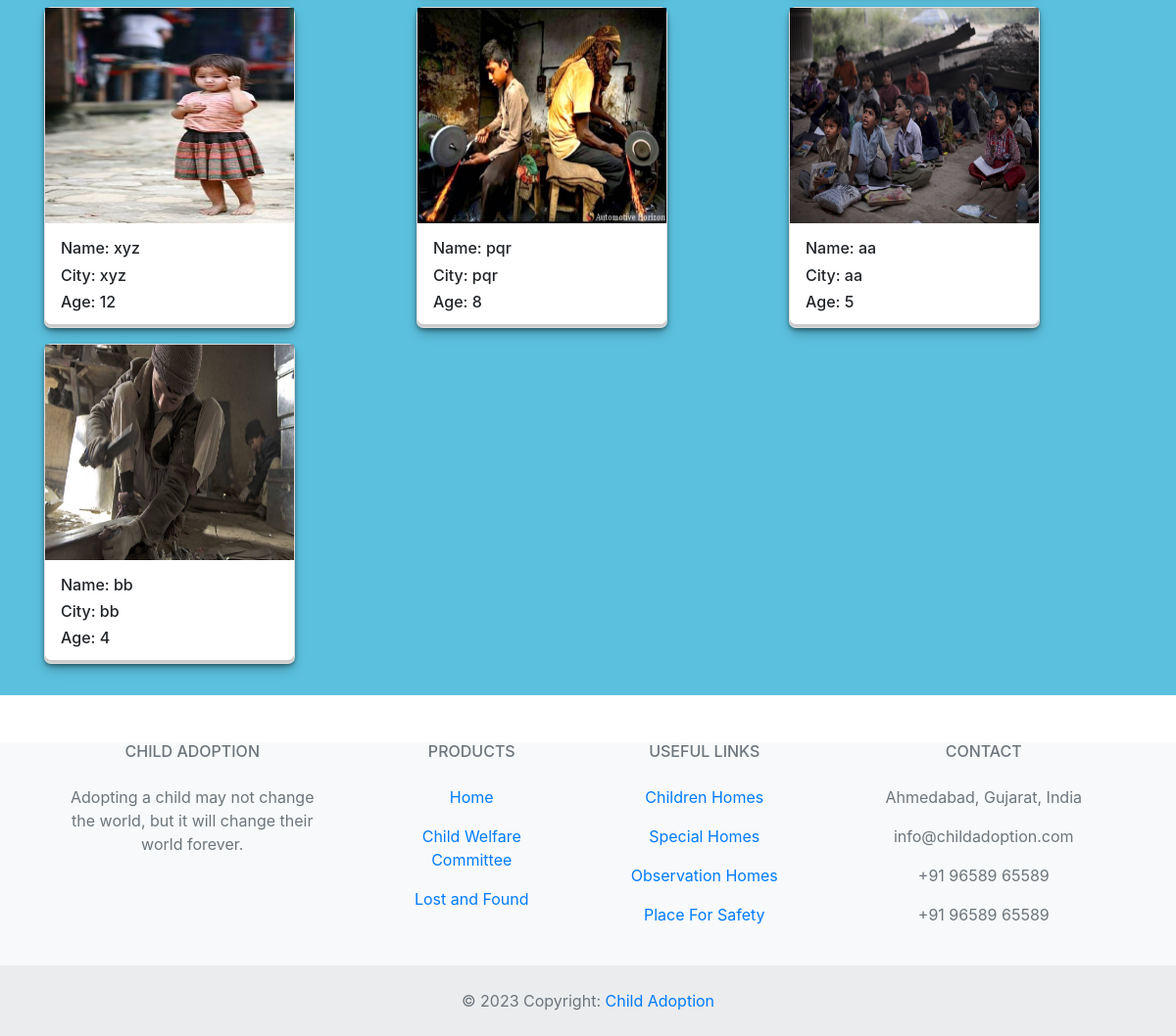
Before: /lostchild/ (lower part) with the older database file.
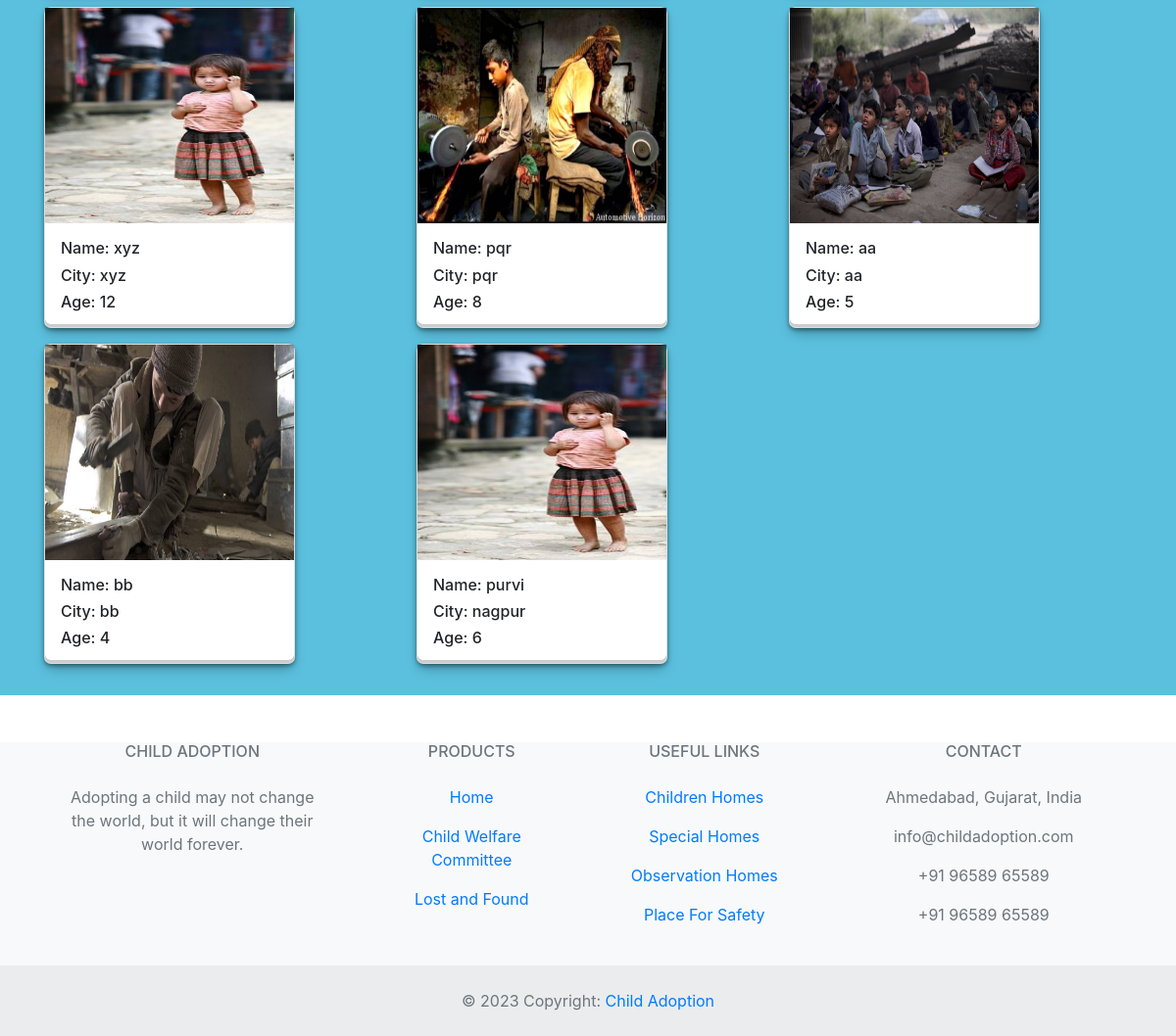
After: the same page with the newer database file.
### child/models.py (models this page shows)
class lostchild(models.Model):
	name=models.CharField(max_length=50)
	cityfound=models.CharField(max_length=50)
	age = models.IntegerField(null=True,blank=True)
	profile_image = models.ImageField(upload_to='lostchild', blank=True, null=True)
	Detail=models.CharField(max_length=100000)
	guardian=models.CharField(max_length=50)
	def __str__(self):
		return self.name

### child/views.py (the view)
# urls.py: path('lostchild/', views.lostChild, name='lostChild'),
def lostChild(request):
	info=lostchild.objects.all()
	childName = request.GET.get('childName')
	if childName:
		info = lostchild.objects.filter(Q(name__icontains = childName) | Q(age__icontains = childName))
	else:
		info = lostchild.objects.all()
	print(info)
	return render(request,"child/lostChild.html", {"info": info})

### child/templates/child/lostChild.html (shortened to what this page needs)
{% load static %}
<!DOCTYPE html>
<html lang="en">
<head>
  <link rel="stylesheet" href="https://cdn.jsdelivr.net/npm/bootstrap@4.0.0/dist/css/bootstrap.min.css"
>
  <link rel="stylesheet" href="https://maxcdn.bootstrapcdn.com/bootstrap/4.0.0-alpha.6/css/bootstrap.min.css"
>
</head>
<body style="width: 100%">
  <div class="panel panel-default pb-4" style="height: auto; background-color:#5bc0de">
    <div class="container pt-5">
      <div class="row">
        {% for i in info%}
        <div class="col-md-4 col-sm-4 mt-2 mb-2">
          <div class="card" style="width: 16rem;">
            <img style="width: 100%; height:220px" src={{ i.profile_image.url }} alt="Card image cap">
            <div class="card-body p-2 m-2">
              <h6 class="card-text">Name: {{i.name}}</h6>
              <h6 class="card-text">City: {{i.cityfound}}</h6>
              <h6 class="card-text">Age: {{i.age}}</h6>
            </div>
          </div>
        </div>
        {% endfor%}
      </div>
    </div>
  </div>
  <footer class="text-center text-lg-start bg-light text-muted">
    <section class="">
      <div class="container text-center text-md-start mt-5">
        <div class="row mt-3">
          <div class="col-md-3 col-lg-4 col-xl-3 mx-auto mb-4">
            <h6 class="text-uppercase fw-bold mb-4">
              Child Adoption
            </h6>
            <p>
              Adopting a child may not change the world, but it will change their world forever.
            </p>
          </div>
          <div class="col-md-2 col-lg-2 col-xl-2 mx-auto mb-4">
            <h6 class="text-uppercase fw-bold mb-4">
              Products
            </h6>
            <p>
              <a href="{% url 'homepage' %}" class="text-reset">Home</a>
            </p>
            <p>
              <a href="{% url 'post_list' %}" class="text-reset">Child Welfare Committee</a>
            </p>
            <p>
              <a href="{% url 'lost' %}" class="text-reset">Lost and Found</a>
            </p>
          </div>
          <div class="col-md-3 col-lg-2 col-xl-2 mx-auto mb-4">
            <h6 class="text-uppercase fw-bold mb-4">
              Useful links
            </h6>
            <p>
              <a href="{% url 'Children_Homes' %}" class="text-reset">Children Homes</a>
            </p>
            <p>
              <a href="{% url 'Special_Homes' %}" class="text-reset">Special Homes</a>
            </p>
            <p>
              <a href="{% url 'Observation_Homes' %}" class="text-reset">Observation Homes</a>
            </p>
            <p>
              <a href="{% url 'Place_For_Safety' %}" class="text-reset">Place For Safety</a>
            </p>
          </div>
          <div class="col-md-4 col-lg-3 col-xl-3 mx-auto mb-md-0 mb-4">
            <h6 class="text-uppercase fw-bold mb-4">Contact</h6>
            <p>Ahmedabad, Gujarat, India</p>
            <p>
              info@childadoption.com
            </p>
            <p>+91 96589 65589</p>
            <p>+91 96589 65589</p>
          </div>
        </div>
      </div>
    </section>
    <div class="text-center p-4" style="background-color: rgba(0, 0, 0, 0.05);">
      © 2023 Copyright:
      <a class="text-reset fw-bold" href="#">Child Adoption</a>
    </div>
  </footer>
</body>
</html>

### child/templates/child/lostChild.html (style rules this page uses)
.card { box-shadow: rgba(0, 0, 0, 0.4) 0px 2px 4px, rgba(0, 0, 0, 0.3) 0px 7px 13px -3px, rgba(0, 0, 0, 0.2) 0px -3px 0px inset; border-radius: 7px; }

Changed rows visible on the page:
added lostchild: profile_image (picture), name "purvi", cityfound "nagpur", age "6"
